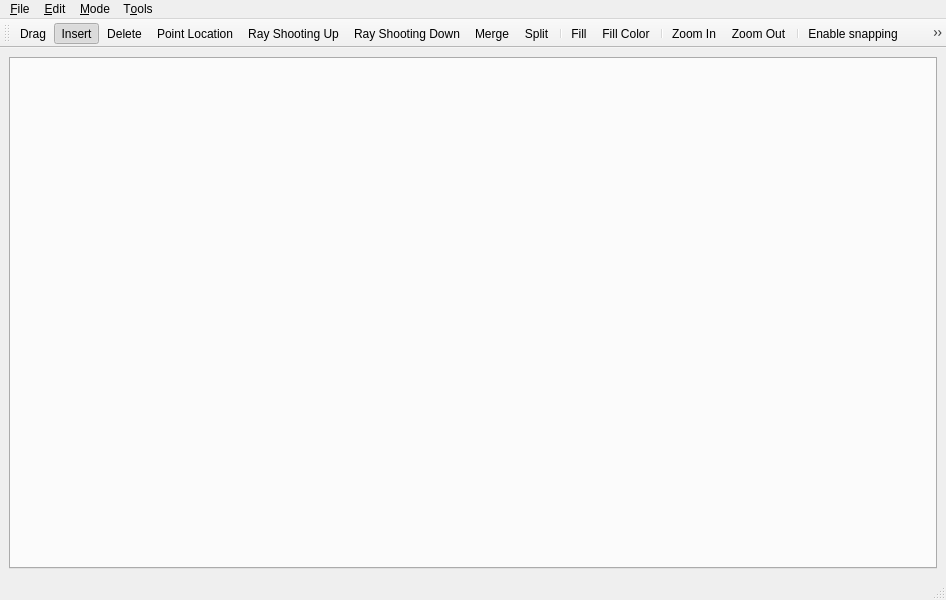
<?xml version="1.0" encoding="UTF-8"?>
<ui version="4.0">
 <class>ArrangementDemoWindow</class>
 <widget class="QMainWindow" name="ArrangementDemoWindow">
  <property name="geometry">
   <rect>
    <x>0</x>
    <y>0</y>
    <width>946</width>
    <height>600</height>
   </rect>
  </property>
  <property name="windowTitle">
   <string>MainWindow</string>
  </property>
  <widget class="QWidget" name="centralwidget">
   <layout class="QGridLayout" name="gridLayout">
    <item row="0" column="0">
     <widget class="QTabWidget" name="tabWidget">
      <property name="currentIndex">
       <number>-1</number>
      </property>
     </widget>
    </item>
   </layout>
  </widget>
  <widget class="QStatusBar" name="statusbar"/>
  <widget class="QToolBar" name="toolBar">
   <property name="windowTitle">
    <string>toolBar</string>
   </property>
   <attribute name="toolBarArea">
    <enum>TopToolBarArea</enum>
   </attribute>
   <attribute name="toolBarBreak">
    <bool>false</bool>
   </attribute>
   <addaction name="actionDrag"/>
   <addaction name="actionInsert"/>
   <addaction name="actionDelete"/>
   <addaction name="actionPointLocation"/>
   <addaction name="actionRayShootingUp"/>
   <addaction name="actionRayShootingDown"/>
   <addaction name="actionMerge"/>
   <addaction name="actionSplit"/>
   <addaction name="separator"/>
   <addaction name="actionFill"/>
   <addaction name="actionFillColor"/>
   <addaction name="separator"/>
   <addaction name="actionZoomIn"/>
   <addaction name="actionZoomOut"/>
   <addaction name="separator"/>
   <addaction name="actionSnapMode"/>
   <addaction name="actionGridSnapMode"/>
   <addaction name="separator"/>
   <addaction name="actionLowerEnvelope"/>
   <addaction name="actionUpperEnvelope"/>
   <addaction name="separator"/>
   <addaction name="actionCurveRay"/>
   <addaction name="actionCurveLine"/>
  </widget>
  <widget class="QMenuBar" name="menubar">
   <property name="geometry">
    <rect>
     <x>0</x>
     <y>0</y>
     <width>946</width>
     <height>27</height>
    </rect>
   </property>
   <widget class="QMenu" name="menu_File">
    <property name="title">
     <string>&amp;File</string>
    </property>
    <addaction name="actionNewTab"/>
    <addaction name="actionCloseTab"/>
    <addaction name="separator"/>
    <addaction name="actionOpen"/>
    <addaction name="actionSaveAs"/>
    <addaction name="separator"/>
    <addaction name="actionQuit"/>
   </widget>
   <widget class="QMenu" name="menuMode">
    <property name="title">
     <string>&amp;Mode</string>
    </property>
    <addaction name="actionDrag"/>
    <addaction name="actionInsert"/>
    <addaction name="actionDelete"/>
    <addaction name="actionPointLocation"/>
    <addaction name="actionRayShootingUp"/>
    <addaction name="actionRayShootingDown"/>
    <addaction name="actionMerge"/>
    <addaction name="actionSplit"/>
    <addaction name="actionFill"/>
   </widget>
   <widget class="QMenu" name="menu_Edit">
    <property name="title">
     <string>&amp;Edit</string>
    </property>
    <addaction name="actionSnapMode"/>
    <addaction name="actionGridSnapMode"/>
    <addaction name="separator"/>
    <addaction name="actionShowGrid"/>
    <addaction name="separator"/>
    <addaction name="actionPreferences"/>
   </widget>
   <widget class="QMenu" name="menuT_ools">
    <property name="title">
     <string>T&amp;ools</string>
    </property>
    <addaction name="actionOverlay"/>
   </widget>
   <addaction name="menu_File"/>
   <addaction name="menu_Edit"/>
   <addaction name="menuMode"/>
   <addaction name="menuT_ools"/>
  </widget>
  <action name="actionQuit">
   <property name="text">
    <string>&amp;Quit</string>
   </property>
  </action>
  <action name="actionInsert">
   <property name="checkable">
    <bool>true</bool>
   </property>
   <property name="checked">
    <bool>true</bool>
   </property>
   <property name="icon">
    <iconset resource="ArrangementDemoWindow.qrc">
     <normaloff>:/icons/demo_insert.xpm</normaloff>:/icons/demo_insert.xpm</iconset>
   </property>
   <property name="text">
    <string>&amp;Insert</string>
   </property>
  </action>
  <action name="actionDelete">
   <property name="checkable">
    <bool>true</bool>
   </property>
   <property name="icon">
    <iconset resource="ArrangementDemoWindow.qrc">
     <normaloff>:/icons/demo_delete.xpm</normaloff>:/icons/demo_delete.xpm</iconset>
   </property>
   <property name="text">
    <string>&amp;Delete</string>
   </property>
  </action>
  <action name="actionDrag">
   <property name="checkable">
    <bool>true</bool>
   </property>
   <property name="icon">
    <iconset resource="ArrangementDemoWindow.qrc">
     <normaloff>:/icons/hand.xpm</normaloff>:/icons/hand.xpm</iconset>
   </property>
   <property name="text">
    <string>Drag</string>
   </property>
  </action>
  <action name="actionPointLocation">
   <property name="checkable">
    <bool>true</bool>
   </property>
   <property name="icon">
    <iconset resource="ArrangementDemoWindow.qrc">
     <normaloff>:/icons/demo_pointlocation.xpm</normaloff>:/icons/demo_pointlocation.xpm</iconset>
   </property>
   <property name="text">
    <string>Point Location</string>
   </property>
  </action>
  <action name="actionRayShootingUp">
   <property name="checkable">
    <bool>true</bool>
   </property>
   <property name="icon">
    <iconset resource="ArrangementDemoWindow.qrc">
     <normaloff>:/icons/demo_rayshoot_up.xpm</normaloff>:/icons/demo_rayshoot_up.xpm</iconset>
   </property>
   <property name="text">
    <string>Ray Shooting Up</string>
   </property>
  </action>
  <action name="actionRayShootingDown">
   <property name="checkable">
    <bool>true</bool>
   </property>
   <property name="icon">
    <iconset resource="ArrangementDemoWindow.qrc">
     <normaloff>:/icons/demo_rayshoot_down.xpm</normaloff>:/icons/demo_rayshoot_down.xpm</iconset>
   </property>
   <property name="text">
    <string>Ray Shooting Down</string>
   </property>
  </action>
  <action name="actionMerge">
   <property name="checkable">
    <bool>true</bool>
   </property>
   <property name="icon">
    <iconset resource="ArrangementDemoWindow.qrc">
     <normaloff>:/icons/demo_merge.xpm</normaloff>:/icons/demo_merge.xpm</iconset>
   </property>
   <property name="text">
    <string>Merge</string>
   </property>
  </action>
  <action name="actionSplit">
   <property name="checkable">
    <bool>true</bool>
   </property>
   <property name="icon">
    <iconset resource="ArrangementDemoWindow.qrc">
     <normaloff>:/icons/demo_split.xpm</normaloff>:/icons/demo_split.xpm</iconset>
   </property>
   <property name="text">
    <string>Split</string>
   </property>
  </action>
  <action name="actionFill">
   <property name="checkable">
    <bool>true</bool>
   </property>
   <property name="icon">
    <iconset resource="ArrangementDemoWindow.qrc">
     <normaloff>:/icons/demo_fill.xpm</normaloff>:/icons/demo_fill.xpm</iconset>
   </property>
   <property name="text">
    <string>Fill</string>
   </property>
  </action>
  <action name="actionSnapMode">
   <property name="checkable">
    <bool>true</bool>
   </property>
   <property name="icon">
    <iconset resource="ArrangementDemoWindow.qrc">
     <normaloff>:/icons/demo_snapvertex.xpm</normaloff>:/icons/demo_snapvertex.xpm</iconset>
   </property>
   <property name="text">
    <string>Enable snapping</string>
   </property>
  </action>
  <action name="actionGridSnapMode">
   <property name="checkable">
    <bool>true</bool>
   </property>
   <property name="icon">
    <iconset resource="ArrangementDemoWindow.qrc">
     <normaloff>:/icons/demo_snapgrid.xpm</normaloff>:/icons/demo_snapgrid.xpm</iconset>
   </property>
   <property name="text">
    <string>Snap to grid</string>
   </property>
  </action>
  <action name="actionSegment">
   <property name="text">
    <string>Segment</string>
   </property>
  </action>
  <action name="actionPolyline">
   <property name="text">
    <string>Polyline</string>
   </property>
  </action>
  <action name="actionConic">
   <property name="text">
    <string>Conic</string>
   </property>
  </action>
  <action name="actionNewTab">
   <property name="text">
    <string>New tab</string>
   </property>
   <property name="shortcut">
    <string>Ctrl+N</string>
   </property>
  </action>
  <action name="actionOverlay">
   <property name="text">
    <string>&amp;Overlay...</string>
   </property>
  </action>
  <action name="actionPreferences">
   <property name="text">
    <string>&amp;Preferences...</string>
   </property>
  </action>
  <action name="actionShowGrid">
   <property name="checkable">
    <bool>true</bool>
   </property>
   <property name="text">
    <string>Show &amp;grid</string>
   </property>
  </action>
  <action name="actionLowerEnvelope">
   <property name="checkable">
    <bool>true</bool>
   </property>
   <property name="icon">
    <iconset resource="ArrangementDemoWindow.qrc">
     <normaloff>:/icons/lower_env_xpm.xpm</normaloff>:/icons/lower_env_xpm.xpm</iconset>
   </property>
   <property name="text">
    <string>Lower envelope</string>
   </property>
  </action>
  <action name="actionUpperEnvelope">
   <property name="checkable">
    <bool>true</bool>
   </property>
   <property name="icon">
    <iconset resource="ArrangementDemoWindow.qrc">
     <normaloff>:/icons/upper_env_xpm.xpm</normaloff>:/icons/upper_env_xpm.xpm</iconset>
   </property>
   <property name="text">
    <string>Upper envelope</string>
   </property>
  </action>
  <action name="actionCloseTab">
   <property name="text">
    <string>Close Tab</string>
   </property>
   <property name="shortcut">
    <string>Ctrl+W</string>
   </property>
  </action>
  <action name="actionSaveAs">
   <property name="text">
    <string>Save As...</string>
   </property>
   <property name="shortcut">
    <string>Ctrl+S</string>
   </property>
  </action>
  <action name="actionOpen">
   <property name="text">
    <string>Open...</string>
   </property>
   <property name="shortcut">
    <string>Ctrl+O</string>
   </property>
  </action>
  <action name="actionPrintConicCurves">
   <property name="text">
    <string>Print conic curves</string>
   </property>
  </action>
  <action name="actionZoomIn">
   <property name="icon">
    <iconset resource="ArrangementDemoWindow.qrc">
     <normaloff>:/icons/demo_zoomin.xpm</normaloff>:/icons/demo_zoomin.xpm</iconset>
   </property>
   <property name="text">
    <string>Zoom In</string>
   </property>
  </action>
  <action name="actionZoomOut">
   <property name="icon">
    <iconset resource="ArrangementDemoWindow.qrc">
     <normaloff>:/icons/demo_zoomout.xpm</normaloff>:/icons/demo_zoomout.xpm</iconset>
   </property>
   <property name="text">
    <string>Zoom Out</string>
   </property>
  </action>
  <action name="actionCurveRay">
   <property name="checkable">
    <bool>true</bool>
   </property>
   <property name="icon">
    <iconset resource="ArrangementDemoWindow.qrc">
     <normaloff>:/icons/demo_conic_ray.xpm</normaloff>:/icons/demo_conic_ray.xpm</iconset>
   </property>
   <property name="text">
    <string>Ray</string>
   </property>
  </action>
  <action name="actionCurveLine">
   <property name="checkable">
    <bool>true</bool>
   </property>
   <property name="icon">
    <iconset resource="ArrangementDemoWindow.qrc">
     <normaloff>:/icons/demo_conic_line.xpm</normaloff>:/icons/demo_conic_line.xpm</iconset>
   </property>
   <property name="text">
    <string>Line</string>
   </property>
  </action>
  <action name="actionFillColor">
   <property name="text">
    <string>Fill Color</string>
   </property>
   <property name="toolTip">
    <string>Set the fill color</string>
   </property>
  </action>
 </widget>
 <resources>
  <include location="ArrangementDemoWindow.qrc"/>
 </resources>
 <connections/>
</ui>
